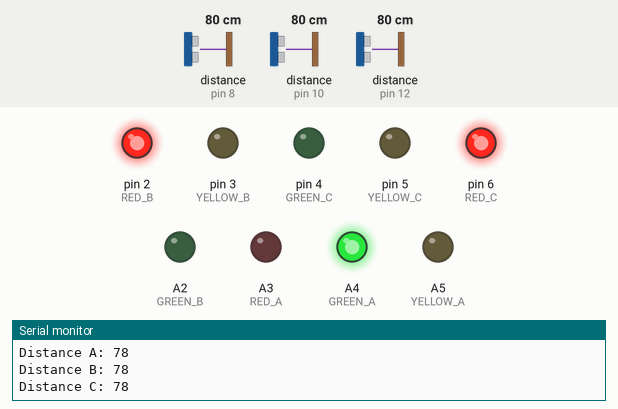
Simulated run of this sketch. Board: Arduino Uno, built with avr-gcc and run on an emulated ATmega328P. Shown: output pins drawn as LEDs (lit = HIGH), the last lines printed to the serial monitor. Wiring (inferred from the names in the program): 3 × ultrasonic range finder: trigger pin 7, echo pin 8 / trigger pin 9, echo pin 10 / trigger pin 11, echo pin 12. The inputs (shaded band) are chosen by the test bench; at power-on: distance to the obstacle (sensors on pin 12, pin 8, pin 10) 80 cm. The echo pulse lasts 58.3 µs per cm; pins used as bus, display or sensor lines are not drawn.

Above: at 2.2 s.
2.3 s: distance to the obstacle (sensor on pin 12) set to 13 cm
5.3 s: distance to the obstacle (sensor on pin 12) set to 10 cm
6.8 s: distance to the obstacle (sensor on pin 12) set to 18 cm
At 10.6 s:
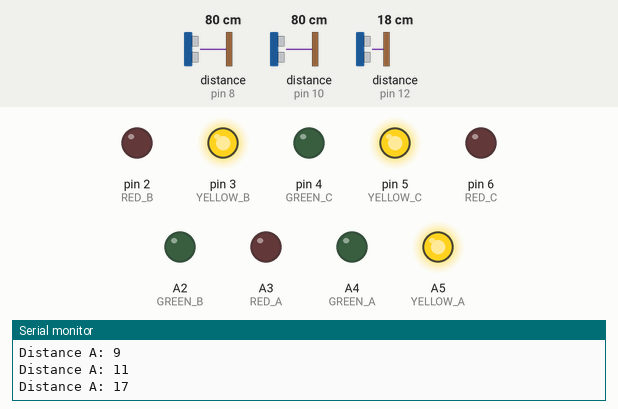
At 13.9 s:
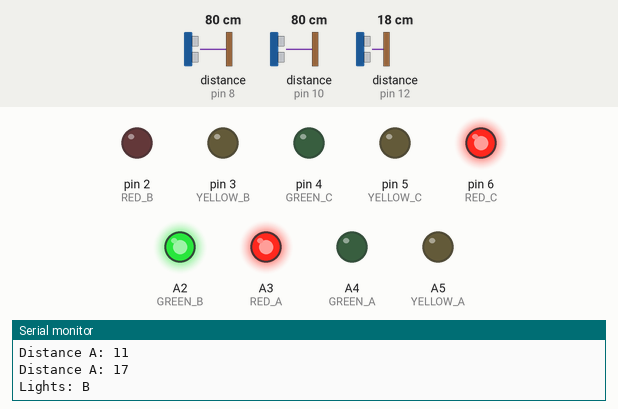
Timing chart, 0 to 27.7 s (numbered marks = the images above; inputs shaded):
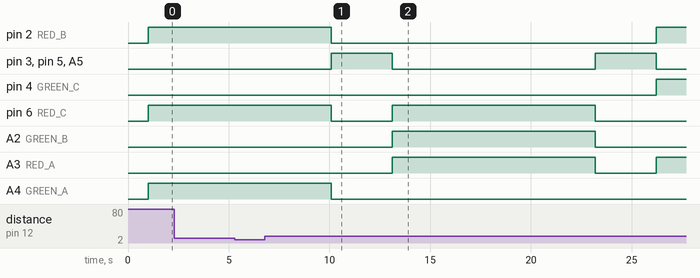

Measured:
- after the input at 6.8 s, pin 4 (GREEN_C): LOW → HIGH after 19.4 s; A2 (GREEN_B): LOW → HIGH after 6.3 s, → LOW 10.1 s later; A3 (RED_A): LOW → HIGH after 6.3 s, → LOW 10.1 s later, → HIGH 3.0 s later
- by itself, pin 3 (YELLOW_B), pin 5 (YELLOW_C), A5 (YELLOW_A): alternates HIGH for 3.0 s and LOW for 10.1 s

The sketch:

code.ino
```cpp
/**
 * traffic lights arduino based project 2024
 *
 * author: Mussa Charles
 * https://myssatech.com
 * https://twitter.com/mussacharles60
 * +255716581823
 */

#include <elapsedMillis.h>

#define TRIGGER_A 11
#define ECHO_A 12

#define TRIGGER_B 9
#define ECHO_B 10

#define TRIGGER_C 7
#define ECHO_C 8

#define GREEN_A A4
#define YELLOW_A A5
#define RED_A A3

#define GREEN_B A2
#define YELLOW_B 3
#define RED_B 2

#define GREEN_C 4
#define YELLOW_C 5
#define RED_C 6

int distance_A = 0;
int distance_B = 0;
int distance_C = 0;

uint8_t reading_round_A = 0;
uint8_t reading_round_B = 0;
uint8_t reading_round_C = 0;

int distance_A_1 = 0;
int distance_B_1 = 0;
int distance_C_1 = 0;

int distance_A_2 = 0;
int distance_B_2 = 0;
int distance_C_2 = 0;

int distance_A_3 = 0;
int distance_B_3 = 0;
int distance_C_3 = 0;

elapsedMillis alternate_timer;    // timer alternation for red to green lights
elapsedMillis idle_timer;         // timer for yellow lights
elapsedMillis long_traffic_timer; // timer for "long traffic waiting to cross the road"

uint8_t alternate_count = 0;
uint8_t idle_count = 0;
uint8_t long_traffic_count = 0;

bool is_idle_state = false;

uint8_t ALTERNATE_TIMEOUT = 10;          // time interval for traffic lights to stay on green or red (seconds)
uint8_t IDLE_TIMEOUT = 3;                // timeout for the yellow lights (seconds)
uint8_t SHORT_DISTANCE_TRAFFIC = 10;     // used to determine if there's long traffic waiting to cross the road (cm)
uint8_t LONG_TRAFFIC_MEASURING_TIME = 3; // for measuring how long the (long traffic are waiting to cross the road) (seconds)

uint8_t lights_state = 0; // for allowing which traffic lights to turn on

bool was_interrupted = false; // for allowing green lights to turn on based on the short distance of the detected side (if there's long traffic on the road)
bool should_select_distance = true;
uint8_t distance_to_measure = 0;
uint8_t selected_distance = 0;
uint8_t last_selected_distance = 0;

void setup() {
  Serial.begin(9600);

  pinMode(ECHO_A, INPUT);
  pinMode(ECHO_B, INPUT);
  pinMode(ECHO_C, INPUT);

  pinMode(TRIGGER_A, OUTPUT);
  pinMode(TRIGGER_B, OUTPUT);
  pinMode(TRIGGER_C, OUTPUT);

  pinMode(RED_A, OUTPUT);
  pinMode(RED_B, OUTPUT);
  pinMode(RED_C, OUTPUT);

  pinMode(YELLOW_A, OUTPUT);
  pinMode(YELLOW_B, OUTPUT);
  pinMode(YELLOW_C, OUTPUT);

  pinMode(GREEN_A, OUTPUT);
  pinMode(GREEN_B, OUTPUT);
  pinMode(GREEN_C, OUTPUT);

  digitalWrite(RED_A, 0);
  digitalWrite(RED_B, 0);
  digitalWrite(RED_C, 0);

  digitalWrite(YELLOW_A, 0);
  digitalWrite(YELLOW_B, 0);
  digitalWrite(YELLOW_C, 0);

  digitalWrite(GREEN_A, 0);
  digitalWrite(GREEN_B, 0);
  digitalWrite(GREEN_C, 0);

  Serial.println(F("START"));
  delay(1000);
  // initial state
  lights_state = 1;
  switchLights();
}

void loop() {
  routines();
  readUltrasonicA();
  readUltrasonicB();
  readUltrasonicC();
  longTrafficDetection();
}

void readUltrasonicA() {
  // Clears the trigPin
  digitalWrite(TRIGGER_A, 0);
  delayMicroseconds(2);
  // Sets the trigPin on HIGH state for 10 micro seconds
  digitalWrite(TRIGGER_A, 1);
  delayMicroseconds(10);
  digitalWrite(TRIGGER_A, 0);
  // Reads the echoPin, returns the sound wave travel time in microseconds
  long duration = pulseIn(ECHO_A, 1);
  // Calculating the distance
  int d = duration * 0.034 / 2;
  if (reading_round_A == 0) {
    reading_round_A = 1;
    distance_A_1 = d;
  } else if (reading_round_A == 1) {
    reading_round_A = 2;
    distance_A_2 = d;
  } else if (reading_round_A == 2) {
    reading_round_A = 0;
    distance_A_3 = d;
    int dd = (distance_A_1 + distance_A_2 + distance_A_3) / 3; // get average distance readings
    if (dd != distance_A) {
      distance_A = dd;
      Serial.print(F("Distance A: "));
      Serial.println(distance_A);
    }
  }
}

void readUltrasonicB() {
  digitalWrite(TRIGGER_B, 0);
  delayMicroseconds(2);
  digitalWrite(TRIGGER_B, 1);
  delayMicroseconds(10);
  digitalWrite(TRIGGER_B, 0);
  long duration = pulseIn(ECHO_B, 1);
  int d = duration * 0.034 / 2;
  if (reading_round_B == 0) {
    reading_round_B = 1;
    distance_B_1 = d;
  } else if (reading_round_B == 1) {
    reading_round_B = 2;
    distance_B_2 = d;
  } else if (reading_round_B == 2) {
    reading_round_B = 0;
    distance_B_3 = d;
    int dd = (distance_B_1 + distance_B_2 + distance_B_3) / 3; // get average distance readings
    if (dd != distance_B) {
      distance_B = dd;
      Serial.print(F("Distance B: "));
      Serial.println(distance_B);
    }
  }
}

void readUltrasonicC() {
  digitalWrite(TRIGGER_C, 0);
  delayMicroseconds(2);
  digitalWrite(TRIGGER_C, 1);
  delayMicroseconds(10);
  digitalWrite(TRIGGER_C, 0);
  long duration = pulseIn(ECHO_C, 1);
  int d = duration * 0.034 / 2;
  if (reading_round_C == 0) {
    reading_round_C = 1;
    distance_C_1 = d;
  } else if (reading_round_C == 1) {
    reading_round_C = 2;
    distance_C_2 = d;
  } else if (reading_round_C == 2) {
    reading_round_C = 0;
    distance_C_3 = d;
    int dd = (distance_C_1 + distance_C_2 + distance_C_3) / 3; // get average distance readings
    if (dd != distance_C) {
      distance_C = dd;
      Serial.print(F("Distance C: "));
      Serial.println(distance_C);
    }
  }
}

void routines() {
  if (alternate_timer > 1000 && !is_idle_state) {
    alternate_timer = 0;
    alternate_count = alternate_count + 1;
    if (alternate_count >= ALTERNATE_TIMEOUT) {
      alternate_count = 0;
      // time to alternate red and green lights
      is_idle_state = true;
      idle_timer = 0;
      setIdleState();
    } else if (alternate_count == ALTERNATE_TIMEOUT / 2) {                        // through the half way of the routines
      if (was_interrupted && selected_distance != 0 && !should_select_distance) { // check if it was interrupted by the "long traffic waiting to cross" procedures
        selected_distance = 0;
        was_interrupted = false;       // quit the interrupted procedures
        should_select_distance = true; // allow to measure the "long traffic waiting" detection again
        Serial.println(F("Exit interruption"));
      }
    }
    idle_timer = 0;
  }
  if (idle_timer >= 1000 && is_idle_state) {
    idle_timer = 0;
    idle_count = idle_count + 1;
    if (idle_count >= IDLE_TIMEOUT) {
      idle_count = 0;
      // time to turn off yellow lights
      is_idle_state = false;
      if (!was_interrupted && selected_distance == 0) { // normal routines
        if (lights_state == 0) {
          lights_state = 1;
        } else {
          lights_state = lights_state + 1;
        }
        if (lights_state > 3) {
          lights_state = 1;
        }
        alternate_timer = 0;
        // switch lights
        switchLights();
      } else {                        // interrupted due to long traffic waiting to cross the road
        if (selected_distance == 1) { // A
          lights_state = 1;
        } else if (selected_distance == 2) { // B
          lights_state = 2;
        } else if (selected_distance == 3) { // C
          lights_state = 3;
        }
        alternate_timer = 0;
        // switch lights
        switchLights();
      }
    }
    alternate_timer = 0;
  }
}

void setIdleState() {
  digitalWrite(RED_A, 0);
  digitalWrite(RED_B, 0);
  digitalWrite(RED_C, 0);

  digitalWrite(YELLOW_A, 1);
  digitalWrite(YELLOW_B, 1);
  digitalWrite(YELLOW_C, 1);

  digitalWrite(GREEN_A, 0);
  digitalWrite(GREEN_B, 0);
  digitalWrite(GREEN_C, 0);
}

void switchLights() {
  switch (lights_state) {
  case 1: // A
    Serial.println(F("Lights: A"));
    digitalWrite(RED_A, 0);
    digitalWrite(RED_B, 1);
    digitalWrite(RED_C, 1);

    digitalWrite(YELLOW_A, 0);
    digitalWrite(YELLOW_B, 0);
    digitalWrite(YELLOW_C, 0);

    digitalWrite(GREEN_A, 1);
    digitalWrite(GREEN_B, 0);
    digitalWrite(GREEN_C, 0);
    break;
  case 2: // B
    Serial.println(F("Lights: B"));
    digitalWrite(RED_A, 1);
    digitalWrite(RED_B, 0);
    digitalWrite(RED_C, 1);

    digitalWrite(YELLOW_A, 0);
    digitalWrite(YELLOW_B, 0);
    digitalWrite(YELLOW_C, 0);

    digitalWrite(GREEN_A, 0);
    digitalWrite(GREEN_B, 1);
    digitalWrite(GREEN_C, 0);
    break;
  case 3: // C
    Serial.println(F("Lights: C"));
    digitalWrite(RED_A, 1);
    digitalWrite(RED_B, 1);
    digitalWrite(RED_C, 0);

    digitalWrite(YELLOW_A, 0);
    digitalWrite(YELLOW_B, 0);
    digitalWrite(YELLOW_C, 0);

    digitalWrite(GREEN_A, 0);
    digitalWrite(GREEN_B, 0);
    digitalWrite(GREEN_C, 1);
    break;
  }
}

void longTrafficDetection() {
  if (should_select_distance) {
    // if (distance_A <= SHORT_DISTANCE_TRAFFIC) {
    //   should_select_distance = false;
    //   distance_to_measure = 1; // A
    // }
    // else if (distance_B <= SHORT_DISTANCE_TRAFFIC) {
    //   should_select_distance = false;
    //   distance_to_measure = 2; // B
    // }
    // else if (distance_C <= SHORT_DISTANCE_TRAFFIC) {
    //   should_select_distance = false;
    //   distance_to_measure = 3; // C
    // }
    if (last_selected_distance == 0 || last_selected_distance == 3) { // last measured was distance C or there was not done any measurements
      if (distance_A <= SHORT_DISTANCE_TRAFFIC) {
        should_select_distance = false;
        distance_to_measure = 1; // A
        last_selected_distance = 1;
      } else if (distance_B <= SHORT_DISTANCE_TRAFFIC) {
        should_select_distance = false;
        distance_to_measure = 2; // B
        last_selected_distance = 2;
      } else if (distance_C <= SHORT_DISTANCE_TRAFFIC) {
        should_select_distance = false;
        distance_to_measure = 3; // C
        last_selected_distance = 3;
      }
    } else if (last_selected_distance == 1) { // last measured was distance A
      if (distance_B <= SHORT_DISTANCE_TRAFFIC) {
        should_select_distance = false;
        distance_to_measure = 2; // B
        last_selected_distance = 2;
      } else if (distance_C <= SHORT_DISTANCE_TRAFFIC) {
        should_select_distance = false;
        distance_to_measure = 3; // C
        last_selected_distance = 3;
      } else if (distance_A <= SHORT_DISTANCE_TRAFFIC) {
        should_select_distance = false;
        distance_to_measure = 1; // A
        last_selected_distance = 1;
      }
    } else if (last_selected_distance == 2) { // last measured was distance B
      if (distance_C <= SHORT_DISTANCE_TRAFFIC) {
        should_select_distance = false;
        distance_to_measure = 3; // C
        last_selected_distance = 3;
      } else if (distance_A <= SHORT_DISTANCE_TRAFFIC) {
        should_select_distance = false;
        distance_to_measure = 1; // A
        last_selected_distance = 1;
      } else if (distance_B <= SHORT_DISTANCE_TRAFFIC) {
        should_select_distance = false;
        distance_to_measure = 2; // B
        last_selected_distance = 2;
      }
    }
    long_traffic_timer = 0;
  }
  if (long_traffic_timer > 1000 &&
      !should_select_distance &&
      selected_distance == 0 &&
      distance_to_measure > 0 && !was_interrupted) {
    long_traffic_timer = 0;
    long_traffic_count = long_traffic_count + 1;
    if (long_traffic_count >= LONG_TRAFFIC_MEASURING_TIME) {
      long_traffic_count = 0;
      switch (distance_to_measure) {
      case 1:                                       // A
        if (distance_A <= SHORT_DISTANCE_TRAFFIC) { // if is still long traffic waiting
          should_select_distance = false;
          selected_distance = 1; // A
          // interrupt now
          alternate_timer = 0;
          is_idle_state = false;
          alternate_count = ALTERNATE_TIMEOUT;
          // this will cause the program to enter into the idle timer
          was_interrupted = true;
          Serial.println(F("Interrupted: A"));
        } else { // reset
          should_select_distance = true;
          selected_distance = 0;
          was_interrupted = false;
        }
        break;
      case 2:                                       // B
        if (distance_B <= SHORT_DISTANCE_TRAFFIC) { // if is still long traffic waiting
          should_select_distance = false;
          selected_distance = 2; // B
          // interrupt now
          alternate_timer = 0;
          is_idle_state = false;
          alternate_count = ALTERNATE_TIMEOUT;
          // this will cause the program to enter into the idle timer
          was_interrupted = true;
          Serial.println(F("Interrupted: B"));
        } else { // reset
          should_select_distance = true;
          selected_distance = 0;
          was_interrupted = false;
        }
        break;
      case 3:                                       // C
        if (distance_C <= SHORT_DISTANCE_TRAFFIC) { // if is still long traffic waiting
          should_select_distance = false;
          selected_distance = 3; // C
          // interrupt now
          alternate_timer = 0;
          is_idle_state = false;
          alternate_count = ALTERNATE_TIMEOUT;
          // this will cause the program to enter into the idle timer
          was_interrupted = true;
          Serial.println(F("Interrupted: C"));
        } else { // reset
          should_select_distance = true;
          selected_distance = 0;
          was_interrupted = false;
        }
        break;
      }
    }
  }
}
```
